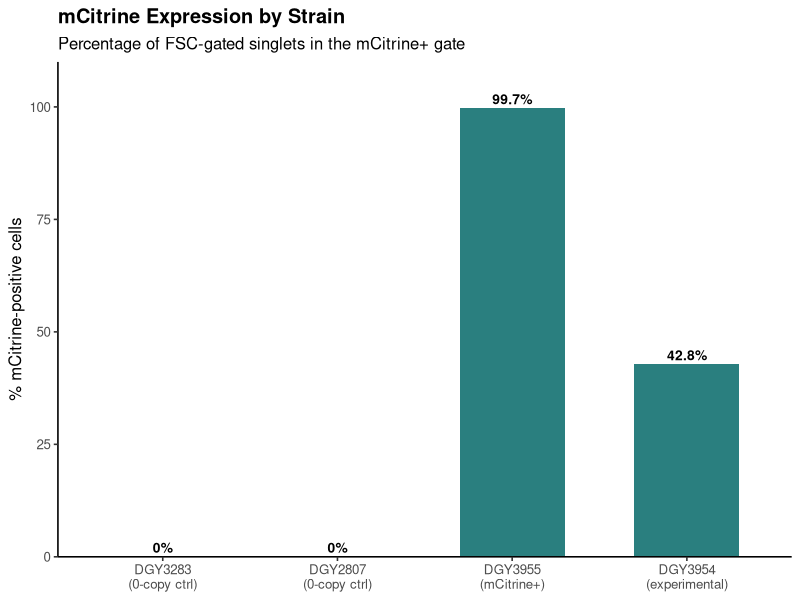
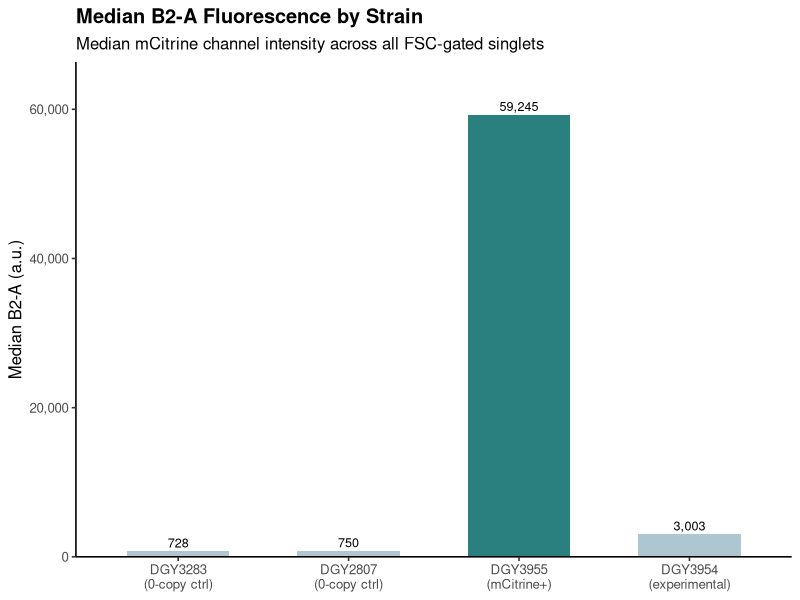
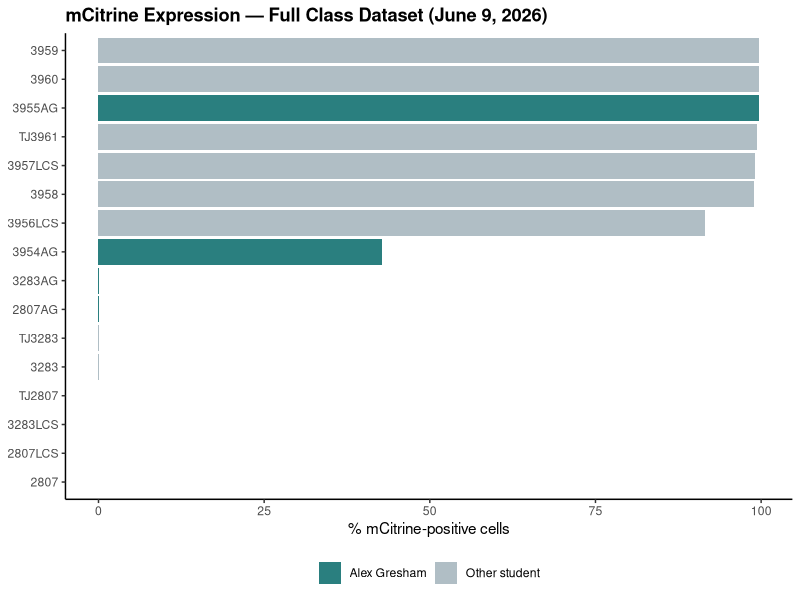

R code for these plots, in order:
## ---- chunk 1
knitr::opts_chunk$set(echo = TRUE, warning = FALSE, message = FALSE)
## ---- chunk 2
library(tidyverse)
library(RColorBrewer)
## ---- chunk 3
# Read exported Cytek summary statistics
flow_raw <- read_csv("June9_Scer_students.CSV", show_col_types = FALSE)

# The first column contains sample names; rename it
colnames(flow_raw)[1] <- "Sample"

# Filter to Alex Gresham's samples (suffix "AG") — rows 14–17
flow_ag <- flow_raw %>%
  filter(str_ends(Sample, "AG"))

# Extract strain name from sample identifier
flow_ag <- flow_ag %>%
  mutate(Strain = str_extract(Sample, "\\d+(?=AG)"),
         Strain = paste0("DGY", Strain))

# Select key columns
flow_summary <- flow_ag %>%
  select(
    Strain,
    Singlets      = `FSC_Singlets Count`,
    mCit_count    = `mCitrine Count`,
    mCit_pct      = `mCitrine % Parent`,
    Median_B2A    = `FSC_Singlets Median B2-A`
  ) %>%
  mutate(
    mCit_pct   = as.numeric(mCit_pct),
    Median_B2A = as.numeric(Median_B2A),
    Singlets   = as.numeric(Singlets),
    mCit_count = as.numeric(mCit_count)
  )

knitr::kable(flow_summary, digits = 2,
             col.names = c("Strain", "FSC Singlets", "mCitrine+ Cells",
                           "mCitrine % of Singlets", "Median B2-A"))
## ---- chunk 4
# Define strain order and labels
strain_order <- c("DGY3283", "DGY2807", "DGY3955", "DGY3954")
strain_labels <- c("DGY3283\n(0-copy ctrl)", "DGY2807\n(0-copy ctrl)",
                   "DGY3955\n(mCitrine+)", "DGY3954\n(experimental)")

flow_summary %>%
  mutate(Strain = factor(Strain, levels = strain_order)) %>%
  ggplot(aes(x = Strain, y = mCit_pct,
             fill = mCit_pct > 5)) +
  geom_col(width = 0.6) +
  geom_text(aes(label = paste0(round(mCit_pct, 1), "%")),
            vjust = -0.4, size = 3.5, fontface = "bold") +
  scale_x_discrete(labels = strain_labels) +
  scale_fill_manual(values = c("FALSE" = "#aec6cf", "TRUE" = "#2a7f7f"),
                    guide = "none") +
  scale_y_continuous(limits = c(0, 110), expand = c(0, 0)) +
  labs(
    title = "mCitrine Expression by Strain",
    subtitle = "Percentage of FSC-gated singlets in the mCitrine+ gate",
    x = NULL,
    y = "% mCitrine-positive cells"
  ) +
  theme_classic(base_size = 12) +
  theme(plot.title = element_text(face = "bold"))
## ---- chunk 5
flow_summary %>%
  mutate(Strain = factor(Strain, levels = strain_order)) %>%
  ggplot(aes(x = Strain, y = Median_B2A, fill = Median_B2A > 5000)) +
  geom_col(width = 0.6) +
  geom_text(aes(label = formatC(Median_B2A, format = "f", digits = 0, big.mark = ",")),
            vjust = -0.4, size = 3.2) +
  scale_x_discrete(labels = strain_labels) +
  scale_fill_manual(values = c("FALSE" = "#aec6cf", "TRUE" = "#2a7f7f"),
                    guide = "none") +
  scale_y_continuous(labels = scales::comma, expand = expansion(mult = c(0, 0.12))) +
  labs(
    title = "Median B2-A Fluorescence by Strain",
    subtitle = "Median mCitrine channel intensity across all FSC-gated singlets",
    x = NULL,
    y = "Median B2-A (a.u.)"
  ) +
  theme_classic(base_size = 12) +
  theme(plot.title = element_text(face = "bold"))
## ---- chunk 6
flow_raw_clean <- flow_raw %>%
  rename(Sample = 1) %>%
  mutate(
    mCit_pct = as.numeric(`mCitrine % Parent`),
    Analyst  = case_when(
      str_ends(Sample, "AG")  ~ "Alex Gresham",
      str_ends(Sample, "LCS") ~ "Other student",
      str_ends(Sample, "TJ")  ~ "Other student",
      TRUE                    ~ "Other student"
    ),
    Short = str_remove(Sample, "Students_June9-")
  )

ggplot(flow_raw_clean, aes(x = reorder(Short, mCit_pct),
                            y = mCit_pct, fill = Analyst)) +
  geom_col() +
  scale_fill_manual(values = c("Alex Gresham" = "#2a7f7f",
                               "Other student" = "#b0bec5")) +
  coord_flip() +
  labs(
    title = "mCitrine Expression — Full Class Dataset (June 9, 2026)",
    x = NULL, y = "% mCitrine-positive cells", fill = NULL
  ) +
  theme_classic(base_size = 11) +
  theme(plot.title = element_text(face = "bold"),
        legend.position = "bottom")
## ---- chunk 7
flow_summary %>%
  mutate(
    Interpretation = case_when(
      mCit_pct < 1   ~ "Negative control — no mCitrine gene present",
      mCit_pct > 95  ~ "Constitutive mCitrine expression — single copy integration",
      TRUE           ~ "Heterogeneous expression — possible CNV or regulated promoter"
    )
  ) %>%
  knitr::kable(digits = 2,
               col.names = c("Strain", "Singlets", "mCitrine+ Cells",
                             "mCitrine%", "Median B2-A", "Interpretation"))
